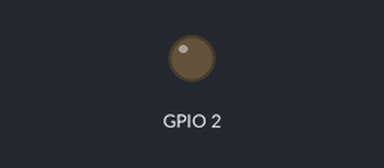
Bench run of a sketch on a simulated ESP8266 (Wemos D1 mini). On the bench: output pins drawn as LEDs (lit = HIGH, except the on-board LED, lit = LOW).

Above: at 1.5 s.
At 3.5 s:
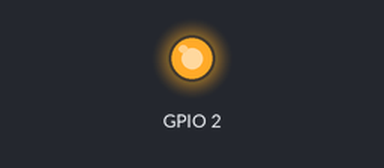
Timing chart, 0 to 5.2 s (numbered marks = the images above):
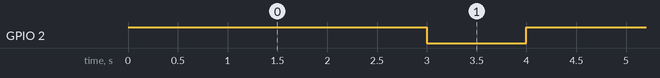

Measured:
- by itself, GPIO 2: alternates HIGH for 3.0 s and LOW for 1.0 s

The sketch:

Arduino.ino
```cpp
void setup() {
  pinMode(BUILTIN_LED, OUTPUT);
}

void loop() {
  digitalWrite(BUILTIN_LED, HIGH);

  delay(3000)   ;

  digitalWrite(BUILTIN_LED, LOW);

  delay(1000);
}
```
